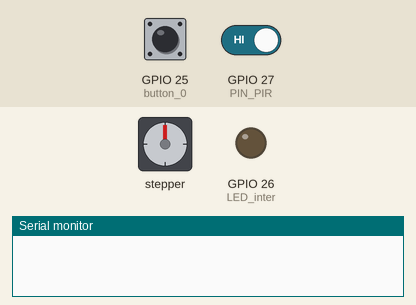
Bench run of a program on a simulated ESP32. Shown: stepper motor, output pins drawn as LEDs (lit = HIGH), the last lines printed to the serial monitor. Inputs (shaded band) come from the test bench; at power-on: GPIO 25 (button_0) HIGH, GPIO 27 (PIN_PIR) HIGH. Stepper angles assume 400 steps per turn.

Above: at 1.7 s.
1.8 s: GPIO 25 (button_0) pulled LOW for 0.15 s
At 3.77 s:
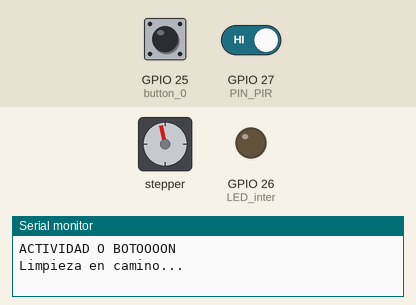
4.8 s: GPIO 27 (PIN_PIR) driven LOW
At 4.97 s:
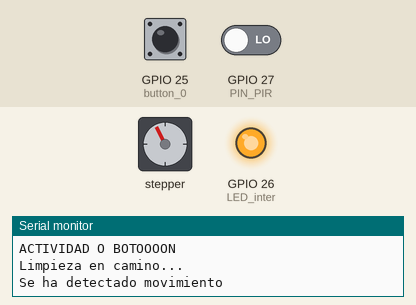
At 7.71 s:
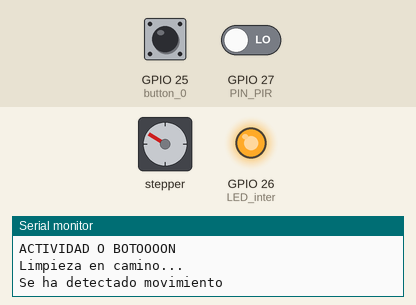
10.8 s: GPIO 25 (button_0) pulled LOW for 1 s
Timing chart, 0 to 14.1 s (numbered marks = the images above; inputs shaded):
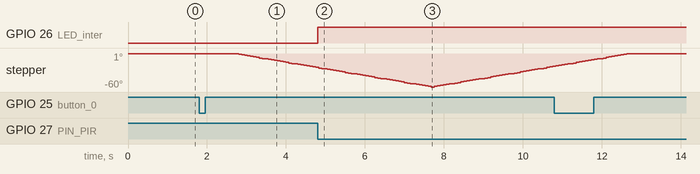

Measured:
- after the input at 1.8 s, stepper: keeps turning counter-clockwise at about 13°/s, starting after 1.0 s
- after the input at 4.8 s, GPIO 26 (LED_inter): LOW → HIGH at once

The program:

main.cpp
```cpp
#include <Arduino.h>
#include <Stepper.h>
#define PIN_PIR 27
#define DIR_PIN 12
#define STEP_PIN 14
#define DELAY_US 25000
#define LED_inter 26
#define button_0 25

#define IN1 16
#define IN2 17
#define IN3 5
#define IN4 18

volatile int value_boton;
volatile int val;
bool prevSensorState = HIGH;
bool prevInterruption=LOW;

int actividad;
const int stepsPerRevolution = 400;
Stepper myStepper(stepsPerRevolution, 16, 17, 5, 18);

void IRAM_ATTR isr2() {
    Serial.println("Se ha detectado movimiento");
    digitalWrite(LED_inter, HIGH);
    digitalWrite(IN1, LOW);
    digitalWrite(IN2, LOW);
    digitalWrite(IN3, LOW);
    digitalWrite(IN4, LOW);
}


void giroHorario(int grados) {
  int steps = map(grados, 0, 360, 0, stepsPerRevolution);
  myStepper.setSpeed(2);
  myStepper.step(steps);
}

void giroAntiHorario(int grados) {
  int steps = map(grados, 0, 360, 0, -stepsPerRevolution);
  myStepper.setSpeed(2);
  myStepper.step(steps);
}


void activacionLimpieza(){
  Serial.println("Limpieza en camino...");
  giroAntiHorario(60);
  delayMicroseconds(5000);
  giroHorario(60);

}

void writeToSerial2Buffer(char str) {
  Serial2.print(str);
}

void setup() {
  // Inicio comunicacion
  Serial.begin(115200);
  Serial2.begin(115200);

  myStepper.setSpeed(60);

  pinMode(IN1, OUTPUT);
  pinMode(IN2, OUTPUT);
  pinMode(IN3, OUTPUT);
  pinMode(IN4, OUTPUT);

  //pinMode(DIR_PIN, OUTPUT);
  //pinMode(STEP_PIN, OUTPUT);
  pinMode(PIN_PIR, INPUT);
  pinMode(LED_inter, OUTPUT);
  pinMode(button_0, INPUT_PULLUP);

  attachInterrupt(digitalPinToInterrupt(PIN_PIR), isr2, FALLING);
  delay(500);
}

void loop() {
  value_boton = digitalRead(button_0);

  if (digitalRead(PIN_PIR) == LOW && prevSensorState == HIGH) {
    // Si hay presencia y el estado anterior fue HIGH, incrementar la variable actividad
    actividad += 1;
    Serial.println("Presencia CORRECTA. Actividad: " + String(actividad));
    delay(1000);  // Esperar 1 segundo para evitar múltiples detecciones en un corto período
  }

  prevSensorState = digitalRead(PIN_PIR);  // Actualizar el estado anterior del sensor


  if (actividad == 2 || value_boton == LOW) {
    delayMicroseconds(1000000);
    Serial.println("ACTIVIDAD O BOTOOOON");
    // Si la actividad acumulada es suficiente o se presiona el botón, activar la limpieza
    activacionLimpieza();
    actividad=0;
  }
}
```
